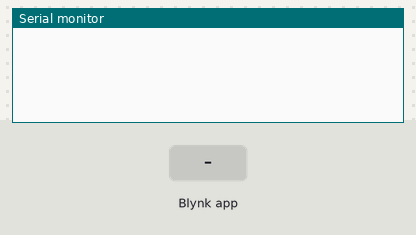
A sketch run on a simulated ESP8266 (NodeMCU). Parts: the last lines printed to the serial monitor. The test bench sets the inputs (shaded band). WiFi joins after 1.5 s; servers stay silent unless stated.

Above: at 3.0 s.
3.1 s: Blynk app writes 1 to V1
At 4.2 s:
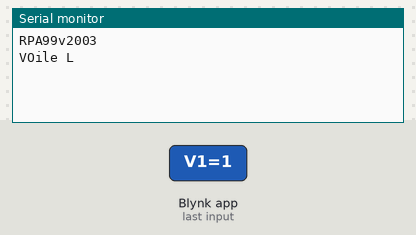
4.6 s: Blynk app writes 0 to V1
At 5.4 s:
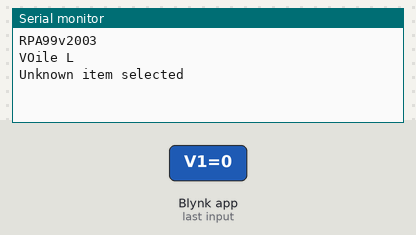

Measured:
- after the input at 3.1 s, the serial monitor: prints a new line at once (image 1)
- after the input at 4.6 s, the serial monitor: prints a new line at once (image 2)

The sketch:

Menu_New_file.ino
```cpp
// (licence header left out)
/* Comment this out to disable prints and save space */
#define BLYNK_PRINT Serial

#include <BlynkSimpleEsp8266.h>
#include <ESP8266WiFi.h>
#include <Ticker.h>


// You should get Auth Token in the Blynk App.
// Go to the Project Settings (nut icon).
char auth[] = "************";
char ssidblynk[] = "*=* dP *=*";
char passblynk[] = "******";

#define echoPin 8 // Echo Pin
#define trigPin 1 // Trigger Pin
long duration, distance; // Duration used to calculate distance

Ticker Triger;
void changeState()
{
  digitalWrite(trigPin, !(digitalRead(trigPin)));  //Invert Current State of LED
}
Ticker Blink;
void staticBlink() {
  digitalWrite(LED_BUILTIN, !digitalRead(LED_BUILTIN));
}
WidgetLCD lcd(V2);


BLYNK_WRITE(V1) {
  int value = param.asInt();
  if (value == 1) {
    Serial.println("RPA99v2003");
    // If item 1 is selected, change menu items...
    BlynkParamAllocated items(128); // list length, in bytes
    items.add("VOile L");
    //Do what do you want here
    Serial.println("VOile L");
    //---------end-----------
    items.add("Voile U");
    items.add("New item 3");
    Blynk.setProperty(V1, "labels", items);

    // You can also use it like this:
    //Blynk.setProperty(V1, "labels", "item 1", "item 2", "item 3");

  } else if (value == 2) {
      Serial.println("Short Duration");
      lcd.clear(); //Use it to clear the LCD Widget
      lcd.print(0, 0, "Short Duration");
      Serial.println("Short Duration");
      Blink.attach_ms(2, staticBlink); //Use attach_ms if you need time in ms

  } else {
    Serial.println("Unknown item selected");
  }
}

void setup()
{
  // Debug console
  Serial.begin(9600);

  Blynk.begin(auth, ssidblynk, passblynk);

  }

void loop()
{
  Blynk.run();
//  timer.run(); // Initiates SimpleTimer
}
```
